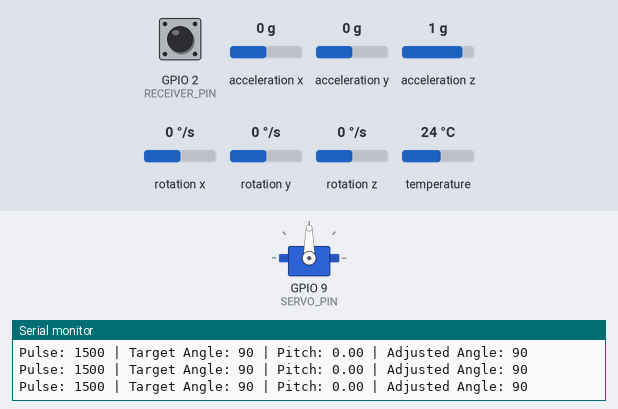
Simulated run of this sketch. Board: ESP32. Shown: servo, the last lines printed to the serial monitor. The inputs (shaded band) are chosen by the test bench; at power-on: acceleration y 0 g, GPIO 2 (RECEIVER_PIN) LOW, acceleration z 1 g, acceleration x 0 g, rotation x 0 °/s, rotation y 0 °/s, rotation z 0 °/s, temperature 24 °C.

Above: at 1.2 s.
1.3 s: acceleration y set to -1.4 g
At 2.5 s:
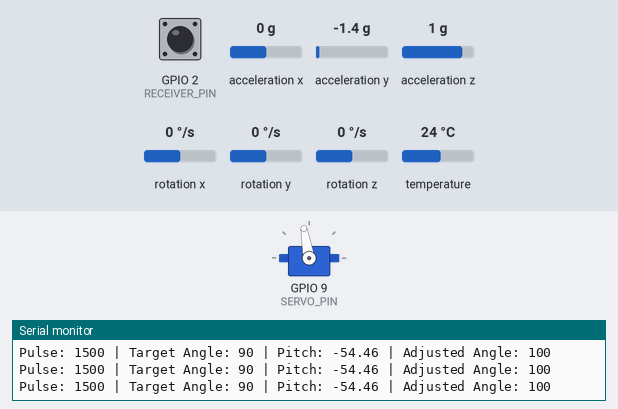
2.8 s: acceleration y set to 0 g
At 4.0 s:
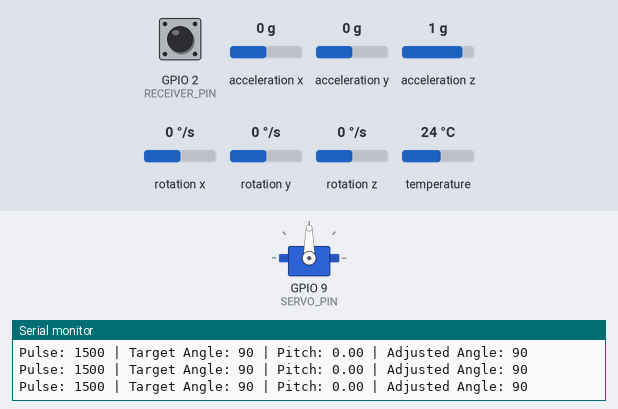
4.3 s: acceleration y set to -0.8 g
At 4.7 s:
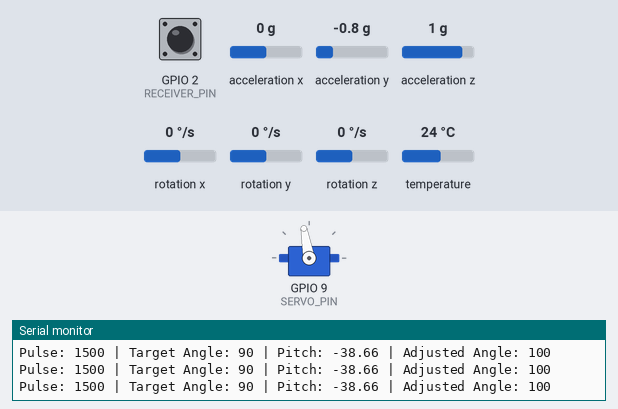
5.8 s: GPIO 2 (RECEIVER_PIN) pulsed HIGH 2 times (0.12 s each, 0.3 s apart)
At 7.2 s:
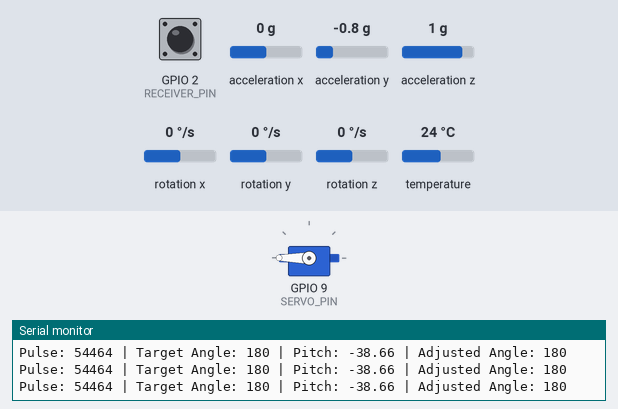
7.9 s: acceleration z set to 1.4 g
At 8.5 s:
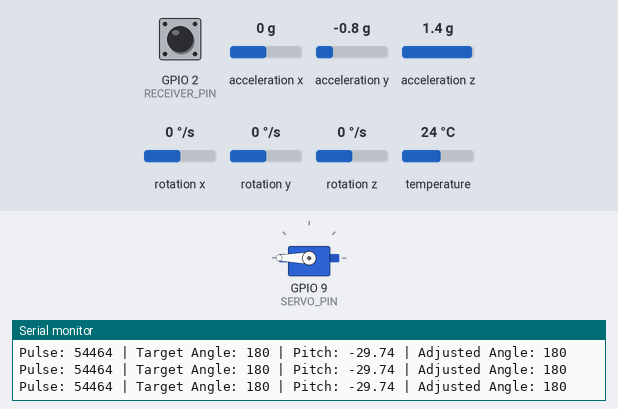
Timing chart, 0 to 10.4 s (numbered marks = the images above; inputs shaded):
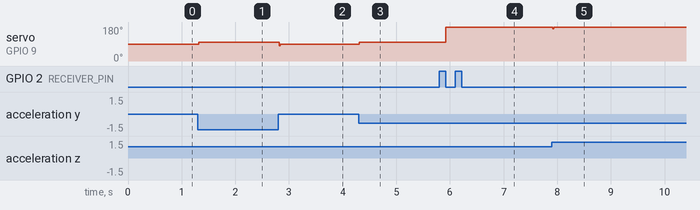

The sketch:

bionic_butterfly.ino
```cpp
// Bionic Butterfly Control Sketch
// This sketch demonstrates how to use an Arduino to read a PWM signal from an RC receiver,
// control a servo motor that acts as a wing actuator, and interface with a basic
// flight‑controller loop that keeps the device level using a simple PID controller.
// The code is intentionally lightweight so it can run on an ATmega328P (Arduino Uno).

#include <Servo.h>

// ----- Configuration -----
const uint8_t RECEIVER_PIN = 2;   // PWM input from RC receiver (channel 1)
const uint8_t SERVO_PIN    = 9;   // PWM output to servo motor
const uint8_t GYRO_SCL_PIN = A5; // I2C SCL for MPU6050 (optional)
const uint8_t GYRO_SDA_PIN = A4; // I2C SDA for MPU6050 (optional)

// Servo limits (degrees)
const int SERVO_MIN_ANGLE = 0;
const int SERVO_MAX_ANGLE = 180;

// Receiver pulse width limits (microseconds)
const int RC_MIN_PULSE = 1000;
const int RC_MAX_PULSE = 2000;

// PID parameters for simple level control
const float Kp = 0.5;
const float Ki = 0.0;
const float Kd = 0.1;

// ----- Global Variables -----
Servo wingServo;
volatile uint16_t pulseWidth = 1500; // default neutral
unsigned long lastPulseStart = 0;

// For PID
float integral = 0.0;
float lastError = 0.0;

// MPU6050 (optional)
#include <Wire.h>
#include <Adafruit_MPU6050.h>
Adafruit_MPU6050 mpu;

// ----- Interrupt Service Routine -----
void IRAM_ATTR onPulse() {
  if (digitalRead(RECEIVER_PIN) == HIGH) {
    // Rising edge
    lastPulseStart = micros();
  } else {
    // Falling edge
    pulseWidth = micros() - lastPulseStart;
  }
}

// ----- Setup -----
void setup() {
  Serial.begin(115200);
  pinMode(RECEIVER_PIN, INPUT);
  attachInterrupt(digitalPinToInterrupt(RECEIVER_PIN), onPulse, CHANGE);

  wingServo.attach(SERVO_PIN, 500, 2500); // 0-180 degrees

  // Initialize MPU6050
  Wire.begin(GYRO_SDA_PIN, GYRO_SCL_PIN);
  if (!mpu.begin()) {
    Serial.println("Could not find a valid MPU6050 sensor, check wiring!");
  } else {
    Serial.println("MPU6050 initialized");
    mpu.setAccelerometerRange(MPU6050_RANGE_2_G);
    mpu.setGyroRange(MPU6050_RANGE_250_DEG);
    mpu.setFilterBandwidth(MPU6050_BAND_21_HZ);
  }

  Serial.println("Bionic Butterfly ready");
}

// ----- Helper Functions -----
int mapPulseToAngle(uint16_t pulse) {
  // Clamp pulse width
  pulse = constrain(pulse, RC_MIN_PULSE, RC_MAX_PULSE);
  // Map to servo angle
  return map(pulse, RC_MIN_PULSE, RC_MAX_PULSE, SERVO_MIN_ANGLE, SERVO_MAX_ANGLE);
}

float getPitchAngle() {
  sensors_event_t a, g, temp;
  mpu.getEvent(&a, &g, &temp);
  // Simple pitch calculation from accelerometer
  float pitch = atan2(a.acceleration.y, a.acceleration.z) * 180.0 / PI;
  return pitch;
}

// ----- Main Loop -----
void loop() {
  // 1. Read receiver and set wing servo
  int targetAngle = mapPulseToAngle(pulseWidth);
  wingServo.write(targetAngle);

  // 2. Simple level control using pitch angle
  float pitch = getPitchAngle();
  float error = -pitch; // we want pitch = 0
  integral += error * 0.02; // assuming loop ~50Hz
  float derivative = (error - lastError) / 0.02;
  float output = Kp * error + Ki * integral + Kd * derivative;
  lastError = error;

  // Convert PID output to servo adjustment
  int adjustment = constrain(int(output), -10, 10);
  int newAngle = constrain(targetAngle + adjustment, SERVO_MIN_ANGLE, SERVO_MAX_ANGLE);
  wingServo.write(newAngle);

  // 3. Debug output
  Serial.print("Pulse: "); Serial.print(pulseWidth);
  Serial.print(" | Target Angle: "); Serial.print(targetAngle);
  Serial.print(" | Pitch: "); Serial.print(pitch);
  Serial.print(" | Adjusted Angle: "); Serial.println(newAngle);

  delay(20); // 50Hz loop
}
```

Measured:
- after the input at 1.3 s, servo on GPIO 9 (SERVO_PIN): 90° → 100° at once
- after the input at 2.8 s, servo on GPIO 9 (SERVO_PIN): 100° → 90° at once
- after the input at 4.3 s, servo on GPIO 9 (SERVO_PIN): 90° → 100° at once
- after the input at 5.8 s, servo on GPIO 9 (SERVO_PIN): 100° → 180° after 0.12 s
- after the input at 7.9 s, servo on GPIO 9 (SERVO_PIN): 180° → 170° at once, → 180° 0.02 s later
